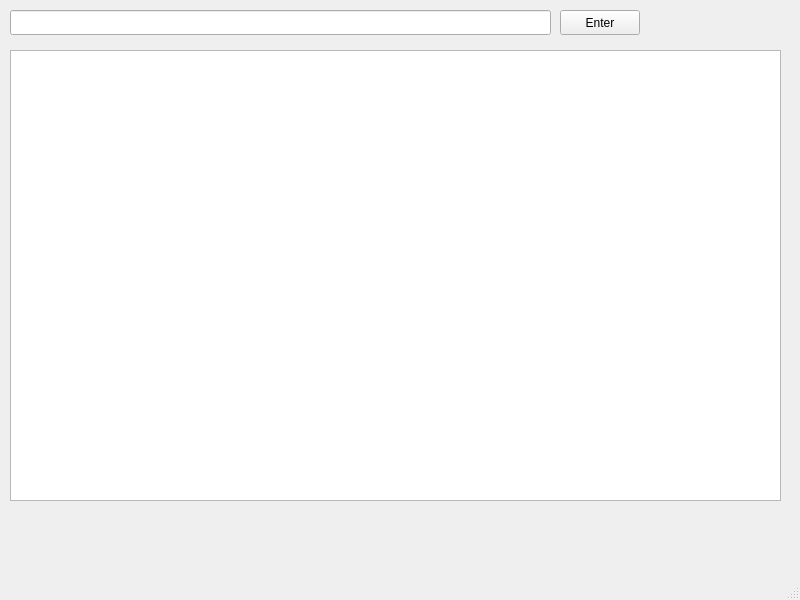
<?xml version="1.0" encoding="UTF-8"?>
<ui version="4.0">
    <class>mainwindow</class>
    <widget class="QMainWindow" name="MainWindow">
        <property name="geometry">
            <rect>
                <x>0</x>
                <y>0</y>
                <width>800</width>
                <height>600</height>
            </rect>
        </property>
        <property name="windowTitle">
            <string>Tuvi</string>
        </property>
        <widget class="QWidget" name="centralwidget">
            <widget class="QPushButton" name="button">
                <property name="geometry">
                    <rect>
                        <x>560</x>
                        <y>10</y>
                        <width>80</width>
                        <height>25</height>
                    </rect>
                </property>
                <property name="text">
                    <string>Enter</string>
                </property>
            </widget>
            <widget class="QLineEdit" name="input">
                <property name="geometry">
                    <rect>
                        <x>10</x>
                        <y>10</y>
                        <width>541</width>
                        <height>25</height>
                    </rect>
                </property>
            </widget>
            <widget class="QTextEdit" name="textEdit">
                <property name="geometry">
                    <rect>
                        <x>10</x>
                        <y>50</y>
                        <width>771</width>
                        <height>451</height>
                    </rect>
                </property>
            </widget>
        </widget>
        <widget class="QMenuBar" name="menubar">
            <property name="geometry">
                <rect>
                    <x>0</x>
                    <y>0</y>
                    <width>800</width>
                    <height>22</height>
                </rect>
            </property>
        </widget>
        <widget class="QStatusBar" name="statusbar"/>
    </widget>
    <resources/>
    <connections/>
</ui>
